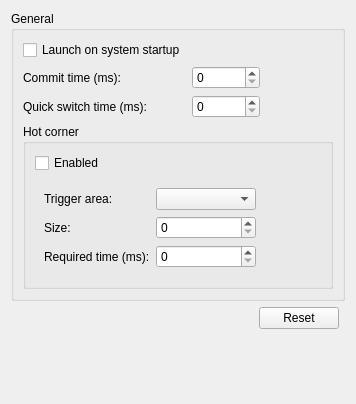
<?xml version="1.0" encoding="UTF-8"?>
<ui version="4.0">
 <class>GeneralSettingsWidget</class>
 <widget class="QWidget" name="GeneralSettingsWidget">
  <property name="geometry">
   <rect>
    <x>0</x>
    <y>0</y>
    <width>356</width>
    <height>404</height>
   </rect>
  </property>
  <property name="windowTitle">
   <string>Form</string>
  </property>
  <layout class="QGridLayout" name="gridLayout_3">
   <item row="3" column="2">
    <spacer name="verticalSpacer_2">
     <property name="orientation">
      <enum>Qt::Orientation::Vertical</enum>
     </property>
     <property name="sizeHint" stdset="0">
      <size>
       <width>20</width>
       <height>40</height>
      </size>
     </property>
    </spacer>
   </item>
   <item row="2" column="2">
    <widget class="QPushButton" name="BTN_reset">
     <property name="text">
      <string>Reset</string>
     </property>
    </widget>
   </item>
   <item row="2" column="0">
    <spacer name="horizontalSpacer_2">
     <property name="orientation">
      <enum>Qt::Orientation::Horizontal</enum>
     </property>
     <property name="sizeHint" stdset="0">
      <size>
       <width>40</width>
       <height>20</height>
      </size>
     </property>
    </spacer>
   </item>
   <item row="0" column="0" colspan="4">
    <widget class="QGroupBox" name="groupBox">
     <property name="title">
      <string>General</string>
     </property>
     <property name="alignment">
      <set>Qt::AlignmentFlag::AlignLeading|Qt::AlignmentFlag::AlignLeft|Qt::AlignmentFlag::AlignTop</set>
     </property>
     <layout class="QGridLayout" name="gridLayout_2" columnstretch="0,0,0">
      <item row="0" column="0">
       <widget class="QCheckBox" name="CB_launchOnSystemStartup">
        <property name="text">
         <string>Launch on system startup</string>
        </property>
       </widget>
      </item>
      <item row="1" column="1">
       <widget class="QSpinBox" name="SB_commitTimeMs">
        <property name="maximum">
         <number>999999</number>
        </property>
       </widget>
      </item>
      <item row="2" column="1">
       <widget class="QSpinBox" name="SB_quickSwitchTimeMs">
        <property name="sizePolicy">
         <sizepolicy hsizetype="MinimumExpanding" vsizetype="Fixed">
          <horstretch>0</horstretch>
          <verstretch>0</verstretch>
         </sizepolicy>
        </property>
        <property name="maximum">
         <number>999999</number>
        </property>
       </widget>
      </item>
      <item row="1" column="2">
       <spacer name="horizontalSpacer_4">
        <property name="orientation">
         <enum>Qt::Orientation::Horizontal</enum>
        </property>
        <property name="sizeHint" stdset="0">
         <size>
          <width>40</width>
          <height>20</height>
         </size>
        </property>
       </spacer>
      </item>
      <item row="1" column="0">
       <widget class="QLabel" name="label_5">
        <property name="text">
         <string>Commit time (ms):</string>
        </property>
       </widget>
      </item>
      <item row="2" column="0">
       <widget class="QLabel" name="label_4">
        <property name="text">
         <string>Quick switch time (ms):</string>
        </property>
       </widget>
      </item>
      <item row="3" column="0" colspan="3">
       <widget class="QGroupBox" name="groupBox_2">
        <property name="title">
         <string>Hot corner</string>
        </property>
        <layout class="QGridLayout" name="gridLayout" columnstretch="0">
         <item row="0" column="0">
          <widget class="QCheckBox" name="CB_hotCornerEnabled">
           <property name="text">
            <string>Enabled</string>
           </property>
          </widget>
         </item>
         <item row="1" column="0">
          <widget class="QWidget" name="W_hotCornerSettings" native="true">
           <layout class="QGridLayout" name="gridLayout_4">
            <item row="1" column="1">
             <widget class="QSpinBox" name="SB_hotCornerSize">
              <property name="maximum">
               <number>999999</number>
              </property>
             </widget>
            </item>
            <item row="1" column="0">
             <widget class="QLabel" name="label_2">
              <property name="text">
               <string>Size:</string>
              </property>
             </widget>
            </item>
            <item row="3" column="1">
             <widget class="QSpinBox" name="SB_hotCornerRequiredTimeMs">
              <property name="maximum">
               <number>999999</number>
              </property>
             </widget>
            </item>
            <item row="0" column="0">
             <widget class="QLabel" name="label">
              <property name="text">
               <string>Trigger area:</string>
              </property>
             </widget>
            </item>
            <item row="3" column="0">
             <widget class="QLabel" name="label_3">
              <property name="text">
               <string>Required time (ms):</string>
              </property>
             </widget>
            </item>
            <item row="0" column="1">
             <widget class="QComboBox" name="CMB_hotCornerTriggerArea">
              <property name="minimumSize">
               <size>
                <width>100</width>
                <height>0</height>
               </size>
              </property>
             </widget>
            </item>
            <item row="1" column="2">
             <spacer name="horizontalSpacer">
              <property name="orientation">
               <enum>Qt::Orientation::Horizontal</enum>
              </property>
              <property name="sizeHint" stdset="0">
               <size>
                <width>40</width>
                <height>20</height>
               </size>
              </property>
             </spacer>
            </item>
           </layout>
          </widget>
         </item>
        </layout>
       </widget>
      </item>
     </layout>
    </widget>
   </item>
  </layout>
 </widget>
 <resources/>
 <connections/>
</ui>
